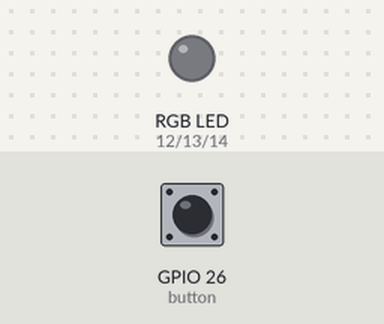
Simulated run of this sketch. Board: ESP32. On the bench: an RGB LED mixed from three pins (HIGH = lit). Dashed ring = blinking. The inputs (shaded band) are chosen by the test bench; at power-on: GPIO 26 (button) HIGH.

Above: at 1.2 s.
1.3 s: GPIO 26 (button) pulled LOW for 1 s
At 3.6 s:
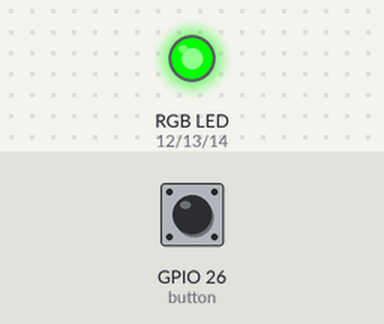
4.3 s: GPIO 26 (button) pulled LOW for 0.15 s
At 4.45 s:
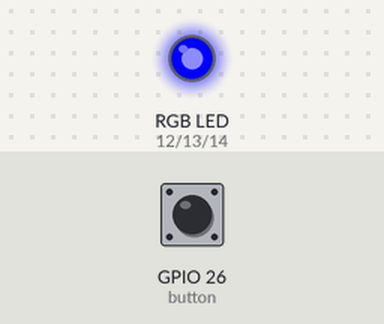
6.0 s: GPIO 26 (button) pulled LOW for 3.2 s
At 6.2 s:
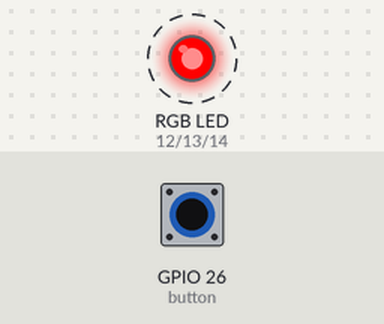
Timing chart, 0 to 10.7 s (numbered marks = the images above; inputs shaded):
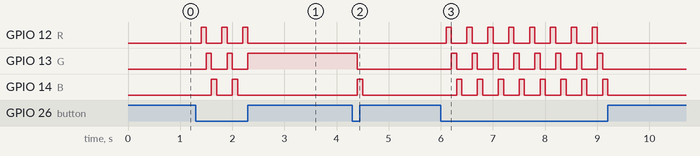

The sketch:

10_rgb.ino
```cpp
#define R 12
#define G 13
#define B 14
#define button 26

int count = 0;
void setup() {
  // put your setup code here, to run once:
  pinMode(button, INPUT);
  pinMode(R, OUTPUT);
  pinMode(G, OUTPUT);
  pinMode(B, OUTPUT);
}

void loop() {
  // put your main code here, to run repeatedly:
  int val = digitalRead(button);
  delay(100);
  if (val == 0){
    count++;
    if (count==4){
      count =0;
    }
  }

  digitalWrite(R, LOW);
  digitalWrite(G, LOW);
  digitalWrite(B, LOW);

  if(count == 1){
    digitalWrite(R, HIGH);
    digitalWrite(G, LOW);
    digitalWrite(B, LOW);
  }
  else if(count == 2) {
    digitalWrite(R, LOW);
    digitalWrite(G, HIGH);
    digitalWrite(B, LOW);
  }
  else if(count == 3) {
    digitalWrite(R, LOW);
    digitalWrite(G, LOW);
    digitalWrite(B, HIGH);
  }
  else  {
    digitalWrite(R, LOW);
    digitalWrite(G, LOW);
    digitalWrite(B, LOW);
  }
}
```

Measured:
- after the input at 1.3 s, GPIO 12 (R): alternates HIGH for 0.10 s and LOW for 0.30 s, 6 changes in all, then stays LOW, starting after 0.10 s; GPIO 13 (G): alternates HIGH for 0.10 s and LOW for 0.30 s, 5 changes in all, then stays HIGH, starting after 0.20 s
- after the input at 4.3 s, GPIO 13 (G): HIGH → LOW after 0.10 s; GPIO 14 (B): LOW → HIGH after 0.10 s, → LOW 0.10 s later
- after the input at 6.0 s, GPIO 12 (R): alternates HIGH for 0.10 s and LOW for 0.30 s, 16 changes in all, then stays LOW, starting after 0.10 s; GPIO 13 (G): alternates HIGH for 0.10 s and LOW for 0.30 s, 16 changes in all, then stays LOW, starting after 0.20 s
